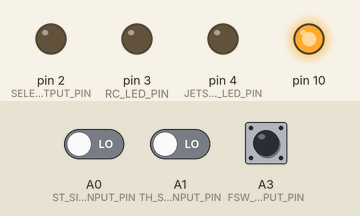
Simulated run of this sketch. Board: Arduino Uno, built with avr-gcc and run on an emulated ATmega328P. Shown: output pins drawn as LEDs (lit = HIGH). Inputs (shaded band) come from the test bench; at power-on: A0 (ST_SIGNAL_INPUT_PIN) LOW, A1 (TH_SIGNAL_INPUT_PIN) LOW, A3 (FSW_SIGNAL_INPUT_PIN) LOW.

Above: at 0.1 s.
At 0.9 s:
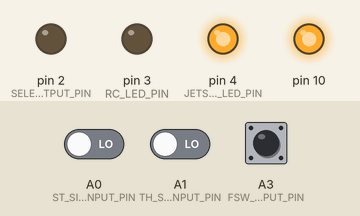
Timing chart, 0 to 2.4 s (numbered marks = the images above):
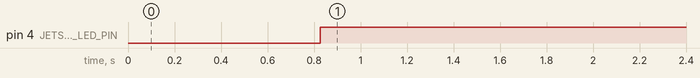

Measured:
- by itself, pin 4 (JETSON_LED_PIN): LOW → HIGH at 0.83 s

The sketch:

firmware_v3.3.ino
```cpp
//FaBo JetRacer v3.3
//2022/12/16
//I2Cでファームウェアのバージョン情報取得可能
//全ての版数対象にチャッタリング対策追加
//SPI-LED点灯を6個から7個へ変更(#405 JetRacer Rev2.0.2)

#define FIRMWARE_NUMBER    33     //Firmware Version 3.3
#define BOARDMAJOR         2      //基板版数パッチメジャー
#define BOARDMINOR         0      //基板版数パッチマイナー
#define BOARDPATCH         9     //基板版数パッチRev23は23
#define SWITCHINGTREDSHOLD 1500   //信号切り替え1500u秒
#define NUMBERMEASURE      10     //判定計測回数

//ピンセッティング
#if BOARDPATCH < 17
  #define ST_SIGNAL_INPUT_PIN       A0
  #define TH_SIGNAL_INPUT_PIN       A1
  #define FSW_SIGNAL_INPUT_PIN      A3
  #define SELECT_OUTPUT_PIN         2
  #define RC_LED_PIN                3
  #define JETSON_LED_PIN            4

#elif BOARDPATCH == 17 || BOARDPATCH == 23
  #define ST_SIGNAL_INPUT_PIN       A0
  #define TH_SIGNAL_INPUT_PIN       A1
  #define FSW_SIGNAL_INPUT_PIN      A3
  #define SELECT_OUTPUT_PIN         2
  #define RC_LED_PIN                3
  #define JETSON_LED_PIN            4
  #define MODE_SWITCH_INPUT_PIN     5   //JetRacer mode or Donkey mode.

#elif BOARDPATCH == 20 || BOARDPATCH == 21 || BOARDPATCH == 22 || BOARDPATCH == 24
  #define ST_SIGNAL_INPUT_PIN       2   //INT0
  #define TH_SIGNAL_INPUT_PIN       3   //INT1
  #define FSW_SIGNAL_INPUT_PIN      A3
  #define MODE_SWITCH_INPUT_PIN     5   //JetRacer mode or Donkey mode.
  #define SELECT_OUTPUT_PIN         9
  #define RC_LED_PIN                10
  #define JETSON_LED_PIN            4

#endif

#include "SPI.h"
#include <Wire.h>

//AVR328PのI2Cレジスタアドレス
uint8_t registerIndex = 0;

//数値をバイト列への型
typedef union
{
    uint32_t    before;
    struct
    {
        uint8_t d;
        uint8_t c;
        uint8_t b;
        uint8_t a;
    };
} Transfer;

Transfer transfer1;
Transfer transfer2;
Transfer transfer3;
Transfer transfer4;

//i2cのレジスタ受信イベント
void receiveEvent() {
  while(Wire.available() > 0){
    registerIndex = Wire.read();
  }
}

//i2cのデータ要求イベント
void requestEvent() {
  if(registerIndex == 0x01)
  {
    //ステアリング信号
    Wire.write(transfer1.a);
    Wire.write(transfer1.b);
    Wire.write(transfer1.c);
    Wire.write(transfer1.d);
    //スロットル信号
    Wire.write(transfer2.a);
    Wire.write(transfer2.b);
    Wire.write(transfer2.c);
    Wire.write(transfer2.d);
    #if BOARDPATCH >= 17
    //切り替え信号
    Wire.write(transfer3.a);
    Wire.write(transfer3.b);
    Wire.write(transfer3.c);
    Wire.write(transfer3.d);
    #endif
  }
  //バージョン情報　アドレス0x00
  else if(registerIndex == 0x00){
    Wire.write(transfer4.a);
    Wire.write(transfer4.b);
    Wire.write(transfer4.c);
    Wire.write(transfer4.d);
    }
}

void setup(){
  //ピン方向設定
  pinMode(SELECT_OUTPUT_PIN, OUTPUT);
  pinMode(RC_LED_PIN, OUTPUT);
  pinMode(JETSON_LED_PIN, OUTPUT);
  pinMode(ST_SIGNAL_INPUT_PIN, INPUT);
  pinMode(TH_SIGNAL_INPUT_PIN, INPUT);
  pinMode(FSW_SIGNAL_INPUT_PIN, INPUT);

  //DonkeyModePin PULLUP
  #if BOARDPATCH >= 17
    pinMode(MODE_SWITCH_INPUT_PIN, INPUT_PULLUP);
  #elif BOARDPATCH < 17
    //None
  #endif

  SPI.begin();
  Wire.begin(8);  //i2cデバイスアドレスは0x08
  Wire.onRequest(requestEvent);
  Wire.onReceive(receiveEvent);

  //バージョン情報付与
  transfer4.a = BOARDMAJOR;
  transfer4.b = BOARDMINOR;
  transfer4.c = BOARDPATCH;
  transfer4.d = FIRMWARE_NUMBER;
}

//LED-SPI信号関数
void startBit() {
  byte start = 0x00;
  SPI.transfer(start);
  SPI.transfer(start);
  SPI.transfer(start);
  SPI.transfer(start);
}

void endBit() {
  byte end = 0x00;
  SPI.transfer(end);
  SPI.transfer(end);
  SPI.transfer(end);
  SPI.transfer(end);
}

void setRGB(short r, short g, short b) {
  SPI.transfer(0xEF);
  SPI.transfer(r);
  SPI.transfer(g);
  SPI.transfer(b);
}


void loop(){
  //チャッタリング防止対策カウンタ
  static uint16_t counta;
  static uint16_t countb;

  //信号計測
  uint32_t duration = pulseInLong(FSW_SIGNAL_INPUT_PIN, HIGH,25000);
  uint32_t pwm1 = pulseInLong(TH_SIGNAL_INPUT_PIN, HIGH,25000);
  uint32_t pwm0 = pulseInLong(ST_SIGNAL_INPUT_PIN, HIGH,25000);

  transfer1.before=pwm0;
  transfer2.before=pwm1;
  transfer3.before=duration;

  //スライドスイッチの状態を取得
  #if BOARDPATCH >= 17
    int val = digitalRead(MODE_SWITCH_INPUT_PIN);
  #endif

 //ドンキーモードありのボード
 #if BOARDPATCH >= 17
    //スライドスイッチの状態により、スイッチのRCモードにはしない。
    if (val == LOW){
      //Donkey Car mode.（AIモード固定にする）
      digitalWrite(SELECT_OUTPUT_PIN, HIGH);
      digitalWrite(RC_LED_PIN, HIGH);
      digitalWrite(JETSON_LED_PIN, LOW);
      startBit();
      //黄色発光　7個点灯
      setRGB(0,   255,   128);
      setRGB(0,   255,   128);
      setRGB(0,   255,   128);
      setRGB(0,   255,   128);
      setRGB(0,   255,   128);
      setRGB(0,   255,   128);
      setRGB(0,   255,   128);
      endBit();

    }else{
      //JetRacer Mode
      if(duration > SWITCHINGTREDSHOLD){
        //チャッタリング防止
        counta++;
        countb = 0;
        if (counta > NUMBERMEASURE){
            //AIモード
            digitalWrite(SELECT_OUTPUT_PIN, HIGH);
            digitalWrite(RC_LED_PIN, HIGH);
            digitalWrite(JETSON_LED_PIN, LOW);
            startBit();
            //レインボー発光 7個点灯
            setRGB(80,   0,   10);
            setRGB(80,   0,   40);
            setRGB(80,   0,   90);
            setRGB(80,   0,   130);
            setRGB(80,   0,   170);
            setRGB(80,   0,   210);
            setRGB(80,   0,   255);
            endBit();
            counta = 0;//カウンタリセット
          }
        }
        else{
          //チャッタリング防止
          countb++;
          counta = 0;
          if  (countb > NUMBERMEASURE){
            //RCカーモード
            digitalWrite(SELECT_OUTPUT_PIN, LOW);
            digitalWrite(RC_LED_PIN, LOW);
            digitalWrite(JETSON_LED_PIN, HIGH);
            startBit();
            //緑色発光　7個点灯
            setRGB(0,   255,   0);
            setRGB(0,   255,   0);
            setRGB(0,   255,   0);
            setRGB(0,   255,   0);
            setRGB(0,   255,   0);
            setRGB(0,   255,   0);
            setRGB(0,   255,   0);
            endBit();
            //カウンタリセット
            countb = 0;
          }

        }
    }

 //ドンキーモードなしボード
 #elif BOARDPATCH < 17
  if(duration > SWITCHINGTREDSHOLD){
     //チャッタリング防止
        counta++;
        countb = 0;
        if (counta > NUMBERMEASURE){
            //AIモード
            digitalWrite(SELECT_OUTPUT_PIN, HIGH);
            digitalWrite(RC_LED_PIN, HIGH);
            digitalWrite(JETSON_LED_PIN, LOW);
            startBit();
            //レインボー発光 ６個点灯
            setRGB(80,   0,   10);
            setRGB(80,   0,   40);
            setRGB(80,   0,   90);
            setRGB(80,   0,   130);
            setRGB(80,   0,   170);
            setRGB(80,   0,   210);
            endBit();
            counta = 0;//カウンタリセット
          }
  }
  else{
     //チャッタリング防止
          countb++;
          counta = 0;
          if  (countb > NUMBERMEASURE){
            //RCカーモード
            digitalWrite(SELECT_OUTPUT_PIN, LOW);
            digitalWrite(RC_LED_PIN, LOW);
            digitalWrite(JETSON_LED_PIN, HIGH);
            startBit();
            //緑色発光　６個点灯
            setRGB(0,   255,   0);
            setRGB(0,   255,   0);
            setRGB(0,   255,   0);
            setRGB(0,   255,   0);
            setRGB(0,   255,   0);
            setRGB(0,   255,   0);
            endBit();
            //カウンタリセット
            countb = 0;
          }
  }
 #endif
}
```
